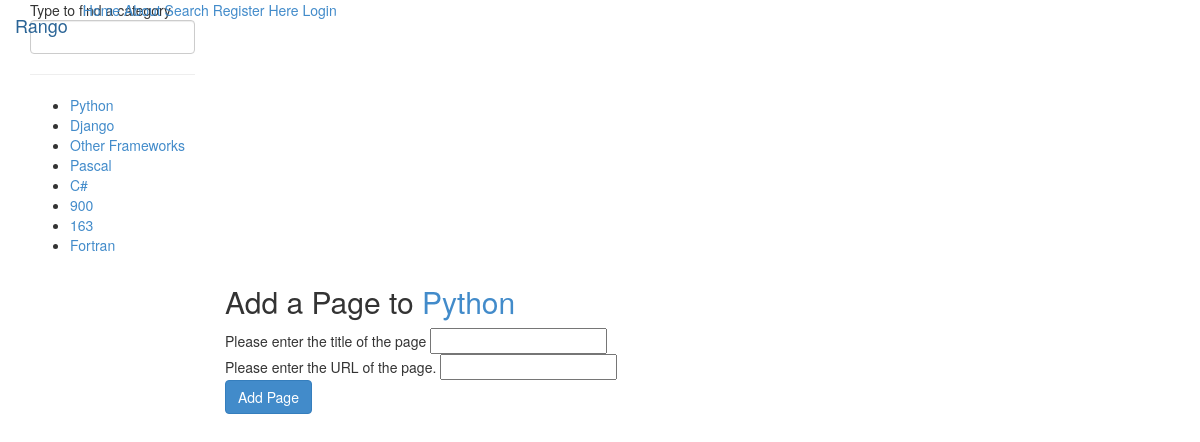
/rango/category/python/add_page/, run on the app's committed database.
### rango/models.py (models this page shows, shortened)
class Category(models.Model):
    maxlength = 128
    name = models.CharField(max_length=maxlength, unique=True)
    views = models.IntegerField(default=0)
    likes = models.IntegerField(default=0)
    slug = models.SlugField(unique=True)
    class Meta:
        verbose_name_plural = "Categories"

### rango/views.py (the view, shortened to what this page needs)
# urls.py: url(r'^category/(?P<category_name_slug>[\w\-]+)/add_page/$',
def add_page(request, category_name_slug):
    try:
        category = Category.objects.get(slug=category_name_slug)
    except Category.DoesNotExit:
        category = None
    form = PageForm()
    context_dict = {'form': form, 'category': category}
    return render(request, 'rango/add_page.html', context_dict)

### rango/forms.py (shortened to what this page needs)
class PageForm(forms.ModelForm):
    title = forms.CharField(max_length=Page.maxlength, help_text="Please enter the title of the page")
    url = forms.URLField(max_length=200, help_text="Please enter the URL of the page.")
    views = forms.IntegerField(widget=forms.HiddenInput(), initial=0)
    class Meta:
        model = Page
        exclude = ('category',)

### rango/templatetags/rango_template_tags.py (called while the page is built)
@register.inclusion_tag('rango/cats.html')#注册tag
def get_category_list(cat=None):
    return {'cats': Category.objects.all(),'act_cat':cat}

### templates/rango/add_page.html (shortened to what this page needs)
{% extends 'rango/base.html' %}
{% block body_block %}
        <link href="http://v4-alpha.getbootstrap.com/examples/signin/signin.css" rel="stylesheet"/>
        {% if category %}
            <form role="form" id="page_form" method="post" action="/rango/category/{{ category.slug }}/add_page/">
            <h2 class="form-signin-heading">Add a Page to <a href="rango/category/{{ category.slug }}/">{{ category.name }}</a></h2>
            {% for field in form.visible_fields %}
                {{ field.help_text }}
                {{ field }}
                <br >
            {% endfor %}
            <button class="btn btn-primary" type="submit" name="submit">Add Page</button>
            </form>
        {% else %}
            A category by this name does note exist
        {% endif %}
{% endblock %}

### templates/rango/cats.html
{% block sidebar_block %}
    <ul>
        {% if cats %}
            {% for c in cats %}
                {% if c == act_cat %}
                    <strong>
                        <li><a href="{% url 'rango:show_category' c.slug %}">{{ c.name }}</a></li>
                    </strong>
                {% else %}
                    <li><a href="{% url 'rango:show_category' c.slug %}">{{ c.name }}</a></li>
                {% endif %}
            {% endfor %}
        {% else %}
            <li><strong>There are no categories present.</strong></li>
        {% endif %}
    </ul>
{% endblock %}

### data on the page
Category: name "Python"
Category: name "Django"
Category: name "Other Frameworks"
Category: name "Pascal"
Category: name "C#"
Category: name "900"
Category: name "163"
Category: name "Fortran"

### other printed values
{{ field.help_text }} "Please enter the title of the page" "Please enter the URL of the page."
